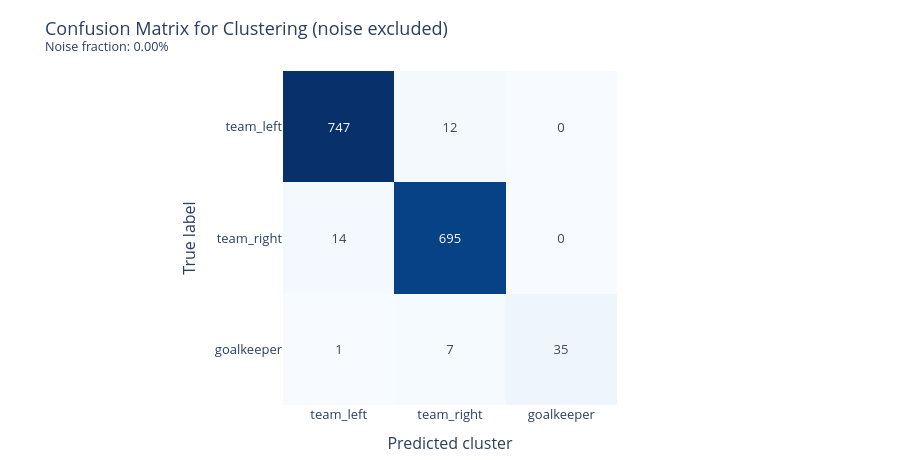

This figure's notebook cell:
### Code cell
model_name = "dino"
method = 'gmm'
X, y_true = embeddings[model_name]
_, clusters = run_clustering(X, y_true, method, is_umap=True, is_pca=False, is_scale=False)
plot_confusion_matrix_clustering(y_true, clusters)

### Figure 1 — Plotly figure (JSON) as saved in the notebook; plotly's stock layout.template omitted (floating-point values rounded to 4 significant figures)
{"data": [{"coloraxis": "coloraxis", "hovertemplate": "True: %{y}<br>Predicted: %{x}<br>Value: %{z}<extra></extra>", "name": "0", "texttemplate": "%{z:d}", "type": "heatmap", "x": ["team_left", "team_right", "goalkeeper"], "xaxis": "x", "y": ["team_left", "team_right", "goalkeeper"], "yaxis": "y", "z": [[747, 12, 0], [14, 695, 0], [1, 7, 35]]}], "layout": {"coloraxis": {"colorscale": [[0, "rgb(247,251,255)"], [0.125, "rgb(222,235,247)"], [0.25, "rgb(198,219,239)"], [0.375, "rgb(158,202,225)"], [0.5, "rgb(107,174,214)"], [0.625, "rgb(66,146,198)"], [0.75, "rgb(33,113,181)"], [0.875, "rgb(8,81,156)"], [1, "rgb(8,48,107)"]], "showscale": false}, "font": {"size": 13}, "height": 460, "margin": {"b": 20, "l": 20, "r": 20, "t": 70}, "title": {"text": "Confusion Matrix for Clustering (noise excluded)<br><sup>Noise fraction: 0.00%</sup>"}, "xaxis": {"anchor": "y", "constrain": "domain", "domain": [0, 1], "scaleanchor": "y", "title": {"text": "Predicted cluster"}}, "yaxis": {"anchor": "x", "autorange": "reversed", "constrain": "domain", "domain": [0, 1], "title": {"text": "True label"}}}}
